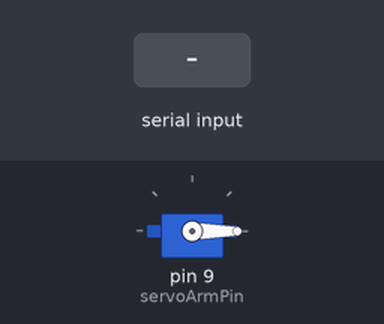
Recording of a sketch running on a simulated Arduino Uno, built for the host (arithmetic inside an expression is 32-bit, double 64-bit). On the bench: servo. Inputs (shaded band) come from the test bench. What the sketch prints to the serial monitor is not drawn.

Above: at 1.2 s.
1.3 s: "90,45\n" received over the second serial link
4.3 s: "90,45\n" received over Serial
At 5.5 s:
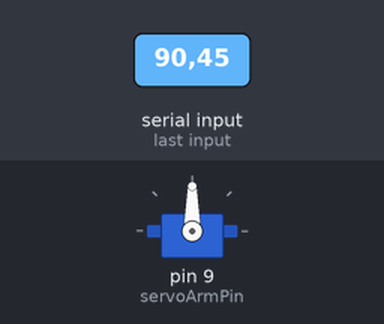
5.8 s: "30,150\n" received over Serial
At 6.6 s:
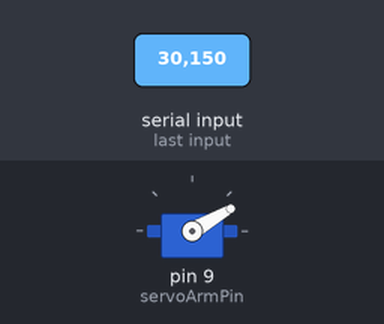
7.3 s: "200\n" received over Serial
At 7.9 s:
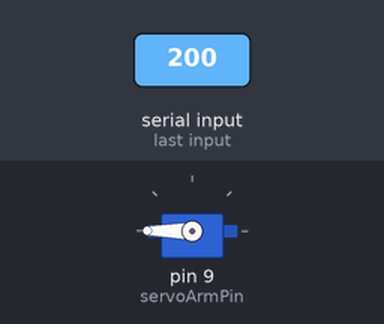
8.8 s: "90\n" received over Serial
At 10.0 s:
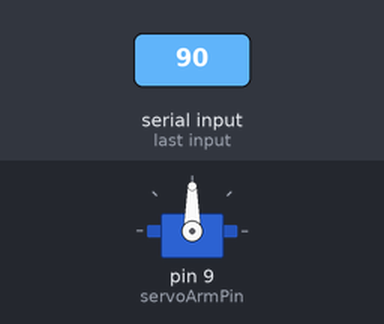
10.3 s: "30,150\n" received over the second serial link
Timing chart, 0 to 13.3 s (numbered marks = the images above; inputs shaded):
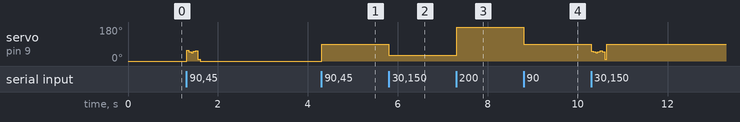

Measured:
- after the input at 4.3 s, servo on pin 9 (servoArmPin): 0° → 90° at once
- after the input at 5.8 s, servo on pin 9 (servoArmPin): 90° → 30° at once
- after the input at 7.3 s, servo on pin 9 (servoArmPin): 30° → 180° at once
- after the input at 8.8 s, servo on pin 9 (servoArmPin): 180° → 90° at once

The sketch:

MegaControlled.ino
```cpp
#include <SoftwareSerial.h>
#include <Servo.h>

double messData;

//Initialize pins
int servoArmPin = 9;

// Initialize message variables
double messDouble;
SoftwareSerial mySerial(2, 3); // RX, TX

Servo armServo;

char xbeeVal;
int initialArmPos = 0;
char buffer[50];
int num[3];
int i=0;
int angle = initialArmPos;
const byte numChars = 32;
char receivedChars[numChars]; // Array to store received data
boolean newData = false;

void setup()
{
  // Open serial communications with computer and wait for port to open:
  Serial.begin(9600);

  Serial.println("MESSAGE CODES:");
  Serial.println("");

  // Print a message to the computer through the USB
  Serial.println("enter message!");

  // Open serial communications with the other Arduino board
  mySerial.begin(9600);
  armServo.write(initialArmPos);
  armServo.attach(servoArmPin);
}

void loop() // run over and over
{
  GetServoAngle();
  if(mySerial.available() > 0){
    angle = mySerial.read();
    armServo.write(angle);
    delay(50);
  }
}

void GetServoAngle(){
  static byte ndx = 0;
  char endMark = '\n';
  char rc;
  while(Serial.available() > 0 && newData == false){
    rc = Serial.read();

    if(rc != endMark){
      receivedChars[ndx] = rc;
      ndx++;
      if(ndx >= numChars){
        ndx = numChars - 1;
      }
    }
    else{
      receivedChars[ndx] = '\0'; // End the string
      ndx = 0;
      newData = true;
    }
  }
  angle = atoi(receivedChars);
  Serial.println(angle);
  armServo.write(angle);
  newData = false;
}

double ReceiveSerialDouble()
{
  if (mySerial.available())
  { // If data comes in from serial, send it to message
    messData = mySerial.read();
    Serial.println(messData);
  }
  return messData;
}

void SendSerialDouble(double sendDoub)
{
  if (mySerial.available()){
    mySerial.write(sendDoub);
  }
}
```
